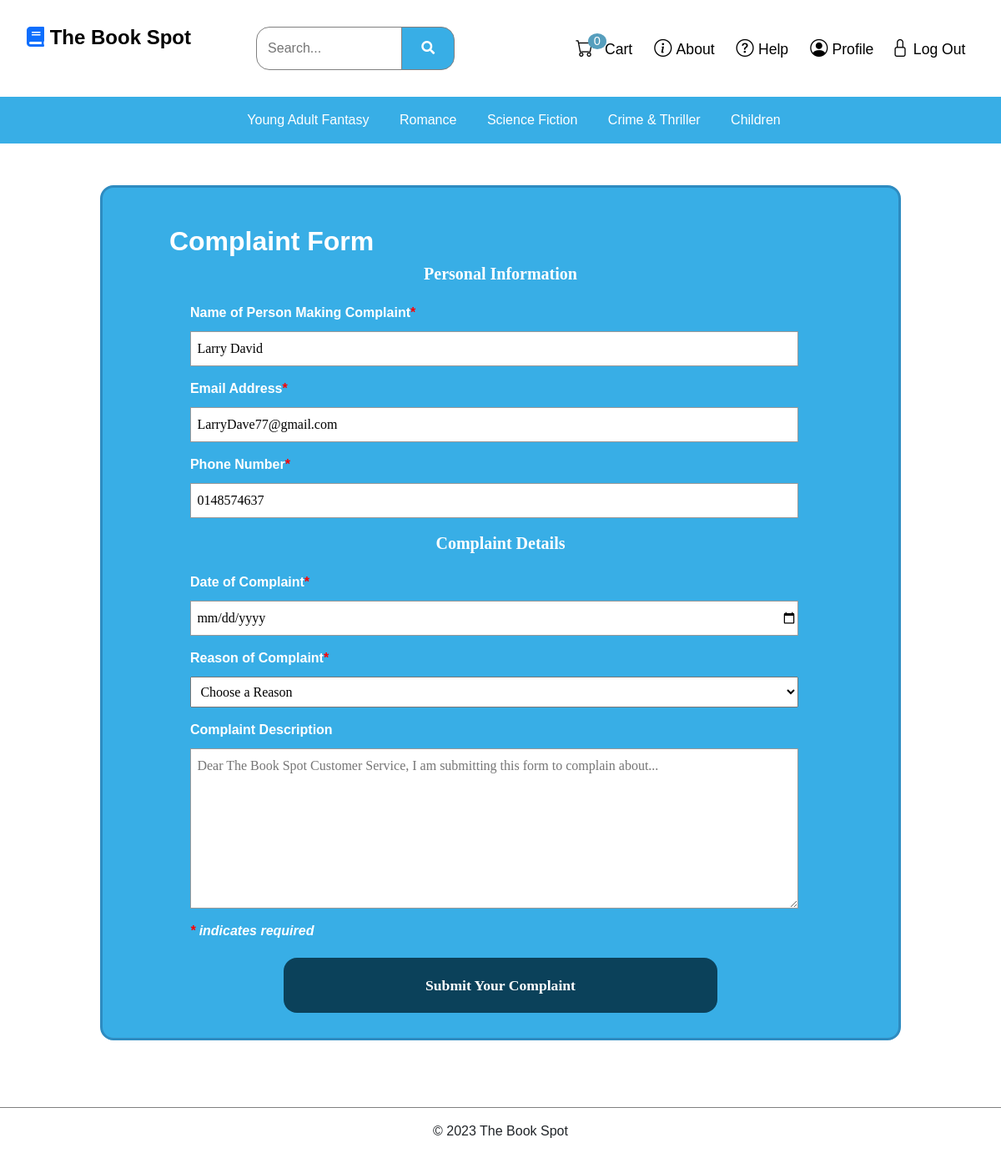
Page /complaintForm.php (signed in) on the committed database.
### tables this page shows
CREATE TABLE `users` (
  `userID` int(11) NOT NULL,
  `username` varchar(50) NOT NULL,
  `pwd` varchar(255) DEFAULT NULL,
  `firstName` varchar(50) DEFAULT NULL,
  `lastName` varchar(50) DEFAULT NULL,
  `email` varchar(100) DEFAULT NULL,
  `phone` varchar(100) DEFAULT NULL,
  `address` varchar(100) DEFAULT NULL,
  `country` varchar(50) DEFAULT 'Malaysia',
  `city` varchar(50) DEFAULT NULL,
  `state` varchar(50) DEFAULT NULL,
  `postcode` varchar(10) DEFAULT NULL,
  `cardNo` bigint(16) DEFAULT NULL,
  `expiry` varchar(10) DEFAULT NULL,
  `cvv` int(3) DEFAULT NULL,
  `ccType` varchar(50) DEFAULT NULL,
  `ccName` varchar(100) DEFAULT NULL
);

### complaintForm.php (the view, shortened to what this page needs)
<!DOCTYPE html>
<html lang="en">
<head>
    <link href = "styles/addBook.css" rel="stylesheet" />
    <link href = "styles/responsive.css" rel="stylesheet" media ="screen and (max-width:1024px)" />
    <link href="https://cdn.jsdelivr.net/npm/bootstrap@5.2.1/dist/css/bootstrap.min.css" rel="stylesheet" />
    <link rel="stylesheet" href="https://cdn.jsdelivr.net/npm/bootstrap-icons@1.9.1/font/bootstrap-icons.css" />
    <link rel="stylesheet" href="https://cdnjs.cloudflare.com/ajax/libs/font-awesome/5.15.4/css/all.min.css" />
</head>
<?php
    include 'inc/header.inc';
    include 'inc/menu.inc';
    require_once "settings.php";
    $conn = @mysqli_connect ($host, $user, $pwd, $sql_db);
    $loggedIn = false;
    if(isset($_SESSION["userid"])) {
        $loggedIn = true;
    }
?>
<body>
    <?php
        if(!$loggedIn){
            echo<<<EOD
                <div class="bg-text">
                <form name="complaint_form" method="post" action="complaintForm_posting.php" onsubmit="return validForm()">
                    <h1_var2>Complaint Form</h1_var2>
                    <fieldset>
                        <legend class = "formGroup">Personal Information</legend>
                        <label for="name">Name of Person Making Complaint </label><p class="required">*</p><br>
                        <input type="text" name="name" id="name" placeholder="John Doe" class="fields"> <br>
                        <div class="error" id="errName"></div>
                        <label for="email">Email Address </label><p class="required">*</p><br>
                        <input type="text" name="email" id="email" placeholder="johndoe@example.com" class="fields"><br>
                        <div class="error" id="errEmail"></div>
                        <label for="phone">Phone Number </label><p class="required">*</p><br>
                        <input type="phone" name="phone" id="phone" placeholder="Phone Number without -" maxlength="11" class="fields"> <br>
                        <div class="error" id="errPhone"></div>
                    </fieldset>
                    <br>
                    <fieldset>
                        <legend class = "formGroup">Complaint Details</legend>
                        <div>
                            <label for="dateOfComplaint" >Date of Complaint </label><p class="required">*</p><br>
                            <input type="date" id="dateOfComplaint" name="dateOfComplaint" class="fields"> <br>
                            <div class="error" id="errdate"></div>
                            <label for="complaintReason" >Reason of Complaint </label><p class="required">*</p><br>
                            <select id="complaintReason" name="complaintReason" class="fields">
                                <option value="none" selected disabled hidden>Choose a Reason</option>
                                <option value="Delayed/Cancelled Order">Delayed/Cancelled Order</option>
                                <option value="Product Condition">Product Condition</option>
                                <option value="Product Authenticity">Product Authenticity</option>
                                <option value="Lack of Product Stock">Lack of Product Stock</option>
                                <option value="Other">Other</option>
                            </select>
                            <div class="error" id="errReason"></div>
                        </div>
                        <label for="complaintDesc">Complaint Description </label><br>
                            <div>
                                <textarea class = "textField" id="msg" name="complaintDesc" rows="10" cols="40"
                                placeholder="Dear The Book Spot Customer Service, I am submitting this form to complain about..."></textarea>
                                <div class="error" id="errDesc"></div>
                            </div>
                    </fieldset>
                    <i><p class="required" style = "margin-top: 10px;">*</p> indicates required</i><br>
                    <button type="submit" id="submitButton" class="submitButton">Submit your Complaint</button>
                </form>
                </div>
            EOD;
        }
        else if($loggedIn){
            $query = "SELECT * FROM users WHERE userID LIKE '$_SESSION[userid]'";
            $result = mysqli_query($conn, $query);
            if($result) {
                if($row = mysqli_fetch_assoc($result)) {
                    $fname = $row['firstName'];
                    $lname = $row['lastName'];
                    $email = $row['email'];
                    $phone = $row['phone'];
                    echo<<<EOD
                        <div class="bg-text">
                        <form name="complaint_form" method="post" action="complaintForm_posting.php" onsubmit="return validForm()">
                            <h1_var2>Complaint Form</h1_var2>
                            <fieldset>
                                <legend class = "formGroup">Personal Information</legend>
                                <label for="name">Name of Person Making Complaint </label><p class="required">*</p><br>
                                <input type="text" name="name" id="name" placeholder="John Doe" class="fields" value="$fname $lname" readonly> <br>
                                <label for="email">Email Address </label><p class="required">*</p><br>
                                <input type="text" name="email" id="email" placeholder="johndoe@example.com" class="fields" value="$email" readonly><br>
                                <label for="phone">Phone Number </label><p class="required">*</p><br>
                                <input type="phone" name="phone" id="phone" placeholder="Phone Number without -" maxlength="11" class="fields" value="$phone" readonly> <br>
                            </fieldset>
                            <br>
                            <fieldset>
                                <legend class = "formGroup">Complaint Details</legend>
                                <div>
                                    <label for="dateOfComplaint" >Date of Complaint </label><p class="required">*</p><br>
                                    <input type="date" id="dateOfComplaint" name="dateOfComplaint" class="fields"> <br>
                                    <label for="complaintReason" >Reason of Complaint </label><p class="required">*</p><br>
                                    <select id="complaintReason" name="complaintReason" class="fields">
                                        <option value="none" selected disabled hidden>Choose a Reason</option>
                                    </select>
                                </div>
                                <label for="complaintDesc">Complaint Description </label><br>
                                    <div>
                                        <textarea class = "textField" id="msg" name="complaintDesc" rows="10" cols="40"
                                        placeholder="Dear The Book Spot Customer Service, I am submitting this form to complain about..."></textarea>
                                    </div>
                            </fieldset>
                            <i><p class="required" style = "margin-top: 10px;">*</p> indicates required</i><br>
                            <button type="submit" id="submitButton" class="submitButton">Submit your Complaint</button>
                        </form>
                        </div>
                    EOD;
                }
            }
        }
    ?>
</body>
<?php
    include 'inc/footer.inc';
?>

### styles/addBook.css (style rules this page uses)
* { font-family: Verdana, sans-serif; }
.bg-text { background-color: white; background-color: #38AEE6; color: white; font-weight: bold; border: 3px solid #2E8BC0; width: 80%; padding-top: 50px; border-radius: 1rem; margin-left: 10%; margin-top: 50px; padding-bottom: 30px; }
form { margin: 0 11%; width: 78%; display: flex; flex-wrap: wrap; }
fieldset { border: 1px solid lightgray; flex:100%; }
legend { font-weight: 700; }
input, textarea { width: 100%; border: 1px solid #999; }
textarea { vertical-align: top; height: 12em; resize: vertical; }
.submitButton { margin: .5em; font-size: 1em; text-transform: capitalize; background-color: #11577892; color: white; border: none; padding: 5px; border-radius: 2px; }
#submitButton { margin: 0 15%; font-family: Verdana; font-size: 1.1rem; font-weight: bold; background-color: #0B415A; width: 70%; border-radius: 1rem; padding-top: 20px; padding-bottom: 20px; margin-top: 20px; }
.formGroup { font-size: 1.25rem; font-family: Verdana; color: white; justify-content: center; align-items: center; display:flex; margin-bottom: 20px; }
.fields, .textField { margin-top: 10px; padding-bottom: 8px; padding-top: 8px; font-size: 1rem; font-family: Verdana; width: 98%; padding-left: 1%; margin-right: 1%; }
.required { color: red; display: inline; }
h1_var2 { font-size: 2rem; margin-left: -25px; margin-top: -10px; }

### rows in the picture
users: name "Larry David", email "LarryDave77@gmail.com", phone "0148574637"
